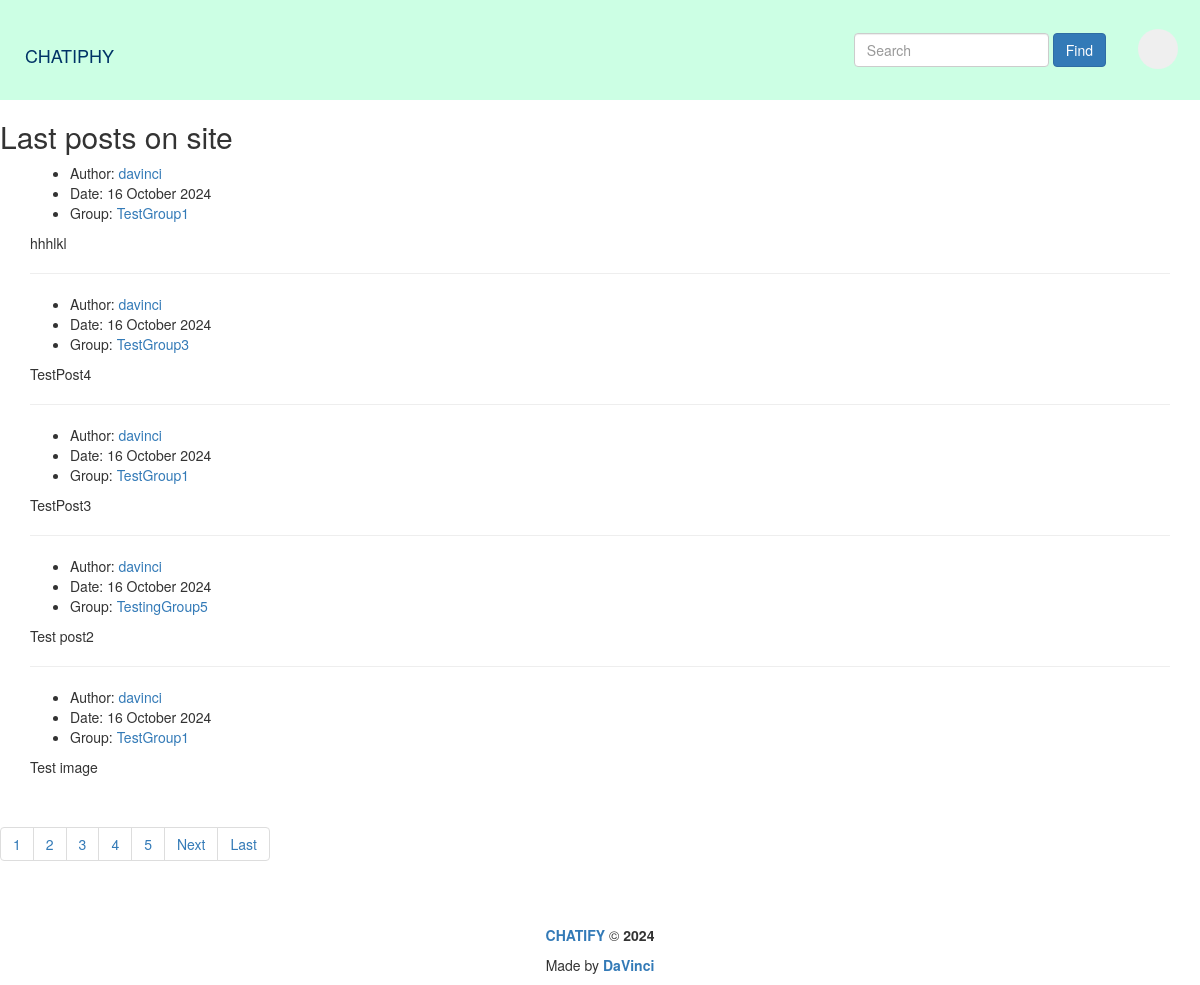
The page / on the database its author committed.
### post_maker/models.py (models this page shows, shortened)
class Post(models.Model):
    text = models.TextField(
        help_text="Enter the text of post"
    )
    pub_date = models.DateTimeField(
        auto_now_add=True,
    )
    author = models.ForeignKey(
        User,
        on_delete=models.CASCADE,
        verbose_name="Author",
        related_name="posts"
    )
    group = models.ForeignKey(
        Group,
        on_delete=models.SET_NULL,
        related_name="posts",
        blank=True,
        null=True,
        verbose_name="Group",
        help_text="Choose the group"
    )
    image = models.ImageField(
        "Post Image",
        upload_to="post_maker/img",
        blank=True
    )
    class Meta:
        ordering = ('-pub_date',)
        verbose_name = "Post"
        verbose_name_plural = "Posts"

class Group(models.Model):
    title = models.CharField(max_length=200, default="")
    slug = models.SlugField(max_length=200, unique=True, blank=True)
    description = models.TextField(default="")
    def __str__(self):
        return self.title

### post_maker/views.py (the view)
# urls.py: path("", views.index, name="index"),
def index(request):
    keyword = request.GET.get("q", None)
    if keyword:
        posts = Post.objects.filter(text__contains=keyword).select_related("author").order_by("-pub_date")
    else:
        posts = Post.objects.order_by("-pub_date")
    template = "post_maker/index.html"
    paginator = Paginator(posts, 5)
    page_number = request.GET.get('page')
    page_obj = paginator.get_page(page_number)
    show_toast = request.session.pop('show_toast', False)
    context = {
        "page_obj": page_obj,
        "show_toast":show_toast,
    }
    return render(request, template, context)

### core/context_processors/year.py (called while the page is built)
def year(request):
    year = datetime.now().year
    return {
        "year":year,
    }

### templates/post_maker/index.html
{% extends "base.html" %}
{% block header %}<h2>Last posts on site</h2>{% endblock %}
{% block content %}
    <div class="container">
        {% for post in page_obj %}
            <ul>
                <li>Author: <a href="{% url 'post_maker:profile' post.author %}">{{ post.author }}</a></li>
                <li>Date: {{post.pub_date|date:"d E Y"}}</li>
                {% if post.group %}
                    <li>Group: <a href="{% url 'post_maker:group_page' post.group.slug %}">{{ post.group }}</a></li>
                {% endif %}
            </ul>
            <p>{{post.text}}</p>
            {% if not forloop.last %}<hr>{% endif %}
        {% endfor %}
    </div>
    <br>
    {% include 'post_maker/includes/paginator.html' %}
    <br>
{% endblock %}

### templates/base.html (shortened to what this page needs)
<!DOCTYPE html>
<html lang="en">
<head>
    {% load static %}
    <link rel="stylesheet" href="{% static 'css/styles.css' %}">
    <link rel="stylesheet" href="{% static 'css/bootstrap.min.css' %}">
</head>
<body>
    <header>
        {% include "includes/header.html" %}
    </header>
    <br>
    <main>
        {% block header %}{% endblock %}
        {% block content %}
        {% endblock %}
    </main>
    <br>
    {% include "includes/footer.html" %}
</body>
</html>

### templates/includes/header.html (shortened to what this page needs)
{% load static %}
<div class="header-line">
    <div class="header-logo">
        <h2 class="navbar-brand" style="color:#003366">CHATIPHY</h2>
    </div>
    <div class="nav-panel">
        <div class="search-form-full">
            <form class="form-inline" action="/">
                <input name="q" class="form-control form-control-lg mr-sm-2 " type="search" placeholder="Search" {% if keyword %} value="{{ keyword }}" {% endif %}>
                <button class="btn btn-primary" type="submit">Find</button>
            </form>
        </div>
        <div class="profile-link active">
                {% with user.username|slice:":1" as first_letter %}
                <button id="profileButton" class="navbar-toggler profile nav-link {% if user.is_authenticated %}in{% else %}out{% endif %}" data-bs-toggle="collapse" data-bs-target="#navbarNav" aria-controls="navbarNav" aria-expanded="false" aria-label="Menu">{{ first_letter|upper }}</button>
                {% endwith %}
        </div>
    </div>
</div>

### templates/post_maker/includes/paginator.html (shortened to what this page needs)
{% if page_obj.has_other_pages %}
<nav aria-label="Page navigation" class="my-5">
    <ul class="pagination">
        {% for i in page_obj.paginator.page_range %}
            {% if page_obj.number == i %}
                <li class="page-item-active">
                    <span class="page-link">{{ i }}</span>
                </li>
            {% else %}
                <li class="page-item">
                    <a class="page-link" href="?page={{ i }}">{{ i }}</a>
                </li>
            {% endif %}
        {% endfor %}
        {% if page_obj.has_next %}
            <li class="page-item">
                <a class="page-link" href="?page={{ page_obj.next_page_number }}">Next</a>
            </li>
            <li class="page-item">
                <a class="page-link" href="?page={{ page_obj.paginator.num_pages }}">Last</a>
            </li>
        {% endif %}
    </ul>
</nav>
{% endif %}

### templates/includes/footer.html
<footer class="border-top py-4">
    <div class="container text-center mt-auto">
        <p class="mb-0"><strong><a href="{% url 'post_maker:index' %}">CHATIFY</a></strong> © <b>{{ year }}</b></p>
        <p class="mb-0">Made by <strong><a href="{% url 'about:author' %}">DaVinci</a></strong></p>
    </div>
</footer>

### static/css/styles.css (style rules this page uses)
header { position: fixed; z-index: 1000; width: 100%; max-width: 100%; height: auto; max-height: 100px; margin-left: auto; margin-right: auto; background-color: #CCFFE4; }
main { margin-top: 100px; }
.header-line { display: flex; justify-content: space-between; align-items: center; padding: 10px; }
.nav-panel { display: flex; align-items: center; gap: 20px; margin-left: auto; }
.profile { border-radius: 360px; display: inline-flex; justify-content: center; align-items: center; margin-right: 12px; margin-left: 12px; font-size: 20px; font-weight: bold; width: 40px; height: 40px; cursor: pointer; border: none; transition: background-color 0.3s ease, color 0.3s ease, transform 0.3s ease; }
.profile.out { background-image: url("../img/profile-anon.png"); background-size: cover; background-position: center; background-repeat: no-repeat; }
.form-control { width: 250px; }
@media (min-width: 480px) { .search-form-full { display: flex; align-items: center; } }

### rows shown on the page
Post: author "davinci", pub_date "16 October 2024", group "TestGroup1", text "hhhlkl"
Post: author "davinci", pub_date "16 October 2024", group "TestGroup3", text "TestPost4"
Post: author "davinci", pub_date "16 October 2024", group "TestGroup1", text "TestPost3"
Post: author "davinci", pub_date "16 October 2024", group "TestingGroup5", text "Test post2"
Post: author "davinci", pub_date "16 October 2024", group "TestGroup1", text "Test image"

### other values the page prints
{{ i }} "1"
{{ i }} "2" "3" "4" "5"
